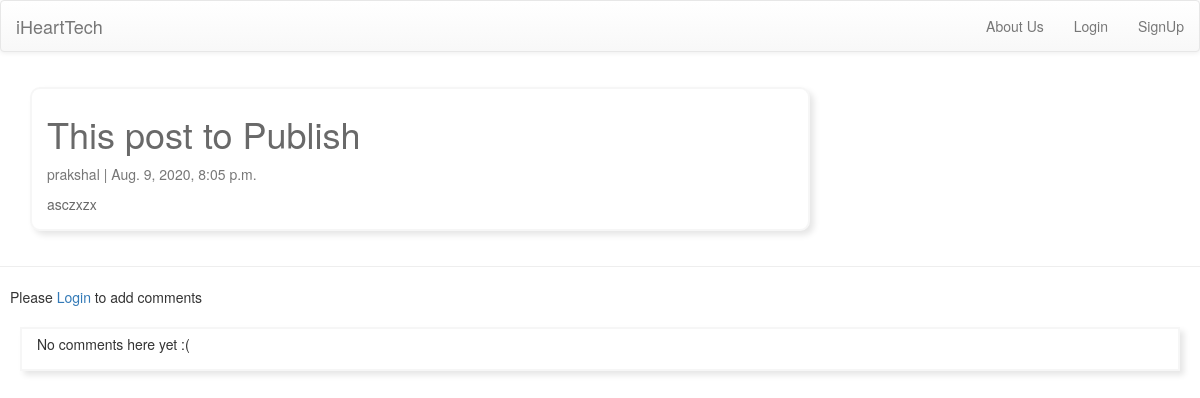
The app's page /35/, older data.
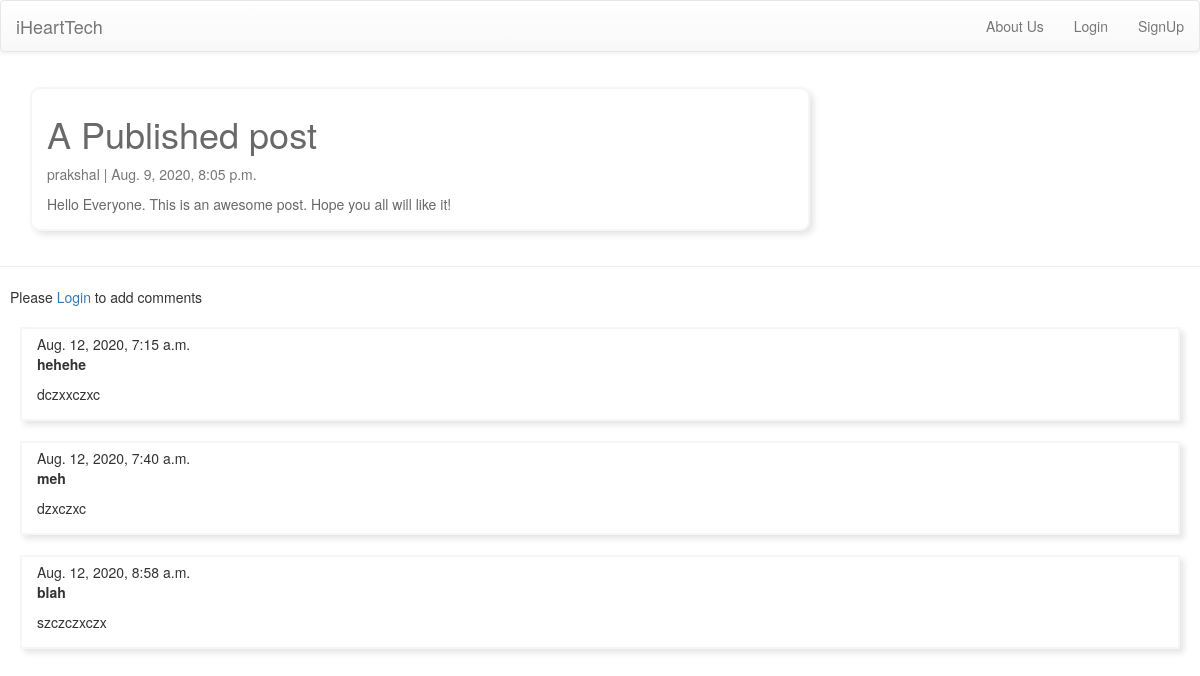
The same page, newer data.
### blog/models.py (models this page shows, shortened)
class Post(models.Model):
    title = models.CharField(max_length=200, unique=True)
    author = models.ForeignKey(User, on_delete= models.CASCADE,related_name='blog_posts', blank=True)
    updated_on = models.DateTimeField(auto_now= True)
    content = RichTextField()
    created_on = models.DateTimeField(auto_now_add=True)
    status = models.IntegerField(choices=STATUS, default=0)
    class Meta:
        ordering = ['-created_on']

class Comment(models.Model):
    post = models.ForeignKey('blog.Post', on_delete=models.CASCADE, related_name='comments')
    author = models.CharField(max_length=200)
    text = models.TextField()
    created_date = models.DateTimeField(default=timezone.now)
    approved_comment = models.BooleanField(default=False)

### blog/views.py (the view)
# urls.py: path('<int:pk>/', views.PostDetail.as_view(), name='post_detail'),
class PostDetail(generic.DetailView):
    model = Post
    template_name = 'post_detail.html'

### templates/post_detail.html (shortened to what this page needs)
{% extends 'base.html' %}
{% block content %}
<div class="container">
  <div class="row">
    <div class="col-md-8 card mb-4  mt-3 left  top">
      <div class="card-body">
        <h1>{% block title %} {{ object.title }} {% endblock title %}</h1>
        <p class=" text-muted">{{ post.author }} | {{ post.created_on }}</p>
        <p class="card-text ">{{ object.content | safe }}</p>
      </div>
    </div>
  </div>
</div>
{% if post.status == 1 %}
<hr>
{% if user.is_authenticated %}
<a class="btn btn-default" href="{% url 'add_comment_to_post' pk=post.pk %}" style="margin: 10px;">Add comment</a>
{% else %}
<p style="margin: 10px;">Please <a href="{% url 'login' %}">Login</a> to add comments</p>
{% endif %}
{% for comment in post.comments.all %}
    {% if user.is_authenticated or comment.approved_comment %}
    <div class="comment">
        <div class="date">
            {{ comment.created_date }}
        </div>
        <strong>{{ comment.author }}</strong>
        <p>{{ comment.text|linebreaks }}</p>
    </div>
    {% endif %}
{% empty %}
  <div class="comment">
    <p>No comments here yet :(</p>
  </div>
{% endfor %}
{% endif %}
{% endblock %}

Row changes from the older to the newer data that the page shows:
changed Post "prakshal": title "This post to Publish" → "A Published post"; content "asczxzx" → "Hello Everyone. This is an awesome post. Hope you all will like it!"
added Comment: created_date "Aug. 12, 2020, 7:15 a.m.", author "hehehe", text "dczxxczxc"
added Comment: created_date "Aug. 12, 2020, 7:40 a.m.", author "meh", text "dzxczxc"
added Comment: created_date "Aug. 12, 2020, 8:58 a.m.", author "blah", text "szczczxczx"
Text that changed along with them:
text no longer shown: "No comments here yet :("
